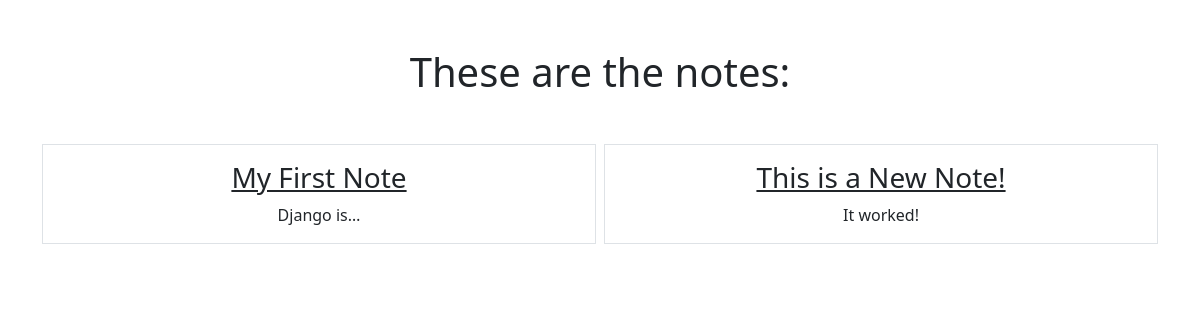
/smart/ (signed in), run on an earlier commit of the app's database.
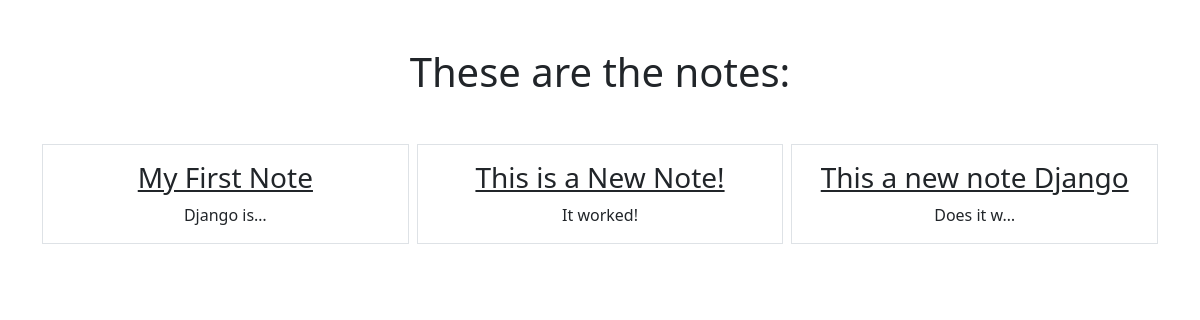
And on a later commit of the database.
### notes/models.py (models this page shows)
class Notes(models.Model):
      title = models.CharField(max_length=200)
      text = models.TextField()
      created = models.DateTimeField(auto_now_add=True)
      user = models.ForeignKey(User, on_delete=models.CASCADE, related_name="notes")

### notes/views.py (the view)
# urls.py: path('', views.NotesListView.as_view(), name="notes.list"),
class NotesListView(LoginRequiredMixin, ListView):
      model = Notes
      context_object_name = "notes"
      template_name = "notes/notes_list.html"
      login_url = "/admin"
      def get_queryset(self):
          return self.request.user.notes.all()

### notes/templates/notes/notes_list.html
{% extends "base.html" %}
{% block content %}
   <h1 class="my-5">These are the notes:</h1>
   <div class="row row-cols3 g-2">
       {% for note in notes %}
       <div class="col">
           <div class="p-3 border">
                <a href="{% url 'notes.detail' pk=note.id %}" class="text-dark text-decoration-non"><h3>{{note.title}}</h3></a>
               {{note.text|truncatechars:10}}
           </div>
       </div>
       {% endfor %}
   </div>
{% endblock %}

### static/templates/base.html (shortened to what this page needs)
{% load static %}
<!DOCTYPE html>
<html lang="en">
<head>
    <link rel="stylesheet" href="https://cdn.jsdelivr.net/npm/bootstrap@5.3.0/dist/css/bootstrap.min.css">
</head>
<body>
     <div class="my-5 text-center container">
         {% block content %}
         {% endblock %}
     </div>
</body>
</html>

What changed in the data, as far as the page shows it:
added Notes: title "This a new note Django", text "Does it w…"
